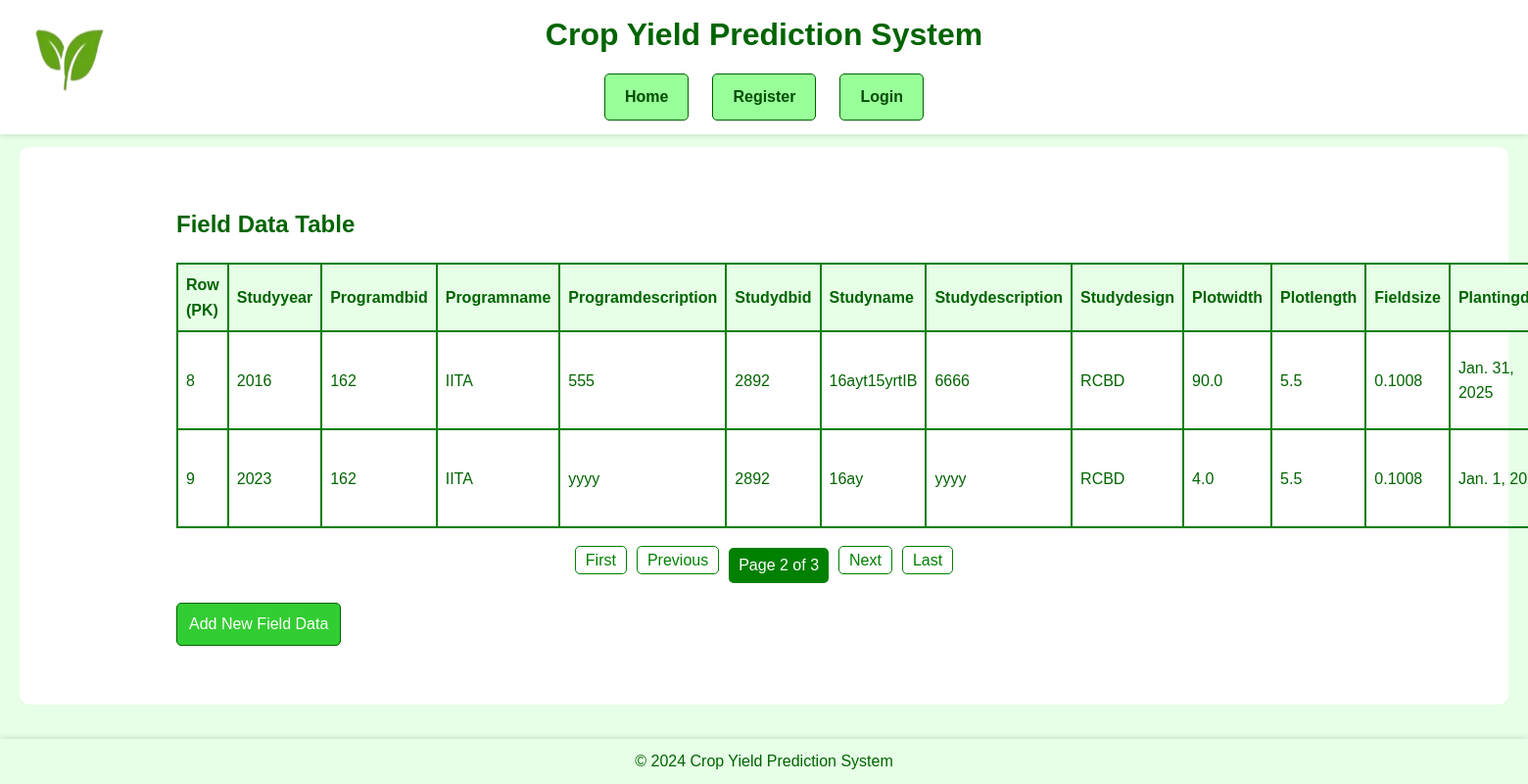
Screenshot of /table?page=2 (signed in) with the database file from the repository.
### django_nlp_integration/nlp_app/models.py (models this page shows, shortened)
class FieldData(models.Model):
    studyYear = models.IntegerField(default=0)
    programDbId = models.CharField(max_length=255, default='')
    programName = models.CharField(max_length=255, default='')
    programDescription = models.TextField(default='')
    studyDbId = models.CharField(max_length=255, default='')
    studyName = models.CharField(max_length=255, default='')
    studyDescription = models.TextField(default='')
    studyDesign = models.CharField(max_length=255, default='')
    plotWidth = models.FloatField(default=0.0)
    plotLength = models.FloatField(default=0.0)
    fieldSize = models.FloatField(default=0.0)
    plantingDate = models.DateField(default=date(2024, 1, 1))
    harvestDate = models.DateField(default=date(2024, 1, 1))
    locationDbId = models.CharField(max_length=255, default='')
    locationName = models.CharField(max_length=255, default='')
    germplasmDbId = models.CharField(max_length=255, default='')
    germplasmName = models.CharField(max_length=255, default='')
    germplasmSynonyms = models.CharField(max_length=255, blank=True, null=True, default='')
    observationLevel = models.CharField(max_length=255, default='')
    observationUnitDbId = models.CharField(max_length=255, default='')
    observationUnitName = models.CharField(max_length=255, default='')
    replicate = models.IntegerField(default=0)
    blockNumber = models.IntegerField(default=0)
    plotNumber = models.IntegerField(default=0)
    entryType = models.CharField(max_length=255, default='Unknown')
    boiled_storage_root_color = models.CharField(max_length=255, default='Unknown')
    cassava_anthractnose_disease_incidence_6_month = models.FloatField(default=0.0)
    cassava_anthractnose_disease_incidence_9_month = models.FloatField(default=0.0)
    cassava_anthractnose_disease_severity_6_month = models.FloatField(default=0.0)
    cassava_anthractnose_disease_severity_9_month = models.FloatField(default=0.0)
    cassava_bacterial_blight_incidence_3_month = models.FloatField(default=0.0)
    cassava_bacterial_blight_incidence_6_month = models.FloatField(default=0.0)
    cassava_bacterial_blight_severity_3_month = models.FloatField(default=0.0)
    cassava_bacterial_blight_severity_6_month = models.FloatField(default=0.0)
    cassava_green_mite_severity_first_evaluation = models.FloatField(default=0.0)
    cassava_green_mite_severity_second_evaluation = models.FloatField(default=0.0)
    cassava_mosaic_disease_incidence_1_month = models.FloatField(default=0.0)
    cassava_mosaic_disease_incidence_3_month = models.FloatField(default=0.0)
    cassava_mosaic_disease_incidence_6_month = models.FloatField(default=0.0)
    cassava_mosaic_disease_severity_1_month = models.FloatField(default=0.0)
    cassava_mosaic_disease_severity_3_month = models.FloatField(default=0.0)
    cassava_mosaic_disease_severity_6_month = models.FloatField(default=0.0)
    dry_matter_content_specific_gravity_method = models.FloatField(default=0.0)
    dry_matter_content_percentage = models.FloatField(default=0.0)
    ease_of_peeling_root_cortex_visual_rating = models.IntegerField(default=0)
    first_apical_branch_height_cm = models.FloatField(default=0.0)
    fresh_shoot_weight_kg_per_plot = models.FloatField(default=0.0)
    fresh_storage_root_weight_per_plot = models.FloatField(default=0.0)
    harvest_index_variable = models.FloatField(default=0.0)
    initial_vigor_assessment = models.IntegerField(default=0)
    number_of_planted_stakes_per_plot = models.IntegerField(default=0)
    plant_architecture_visual_rating = models.IntegerField(default=0)
    plant_stands_harvested_counting = models.IntegerField(default=0)
    poundability_assessment = models.IntegerField(default=0)
    proportion_lodged_plants_percentage = models.FloatField(default=0.0)
    root_neck_length_visual_rating = models.IntegerField(default=0)
    root_number_counting = models.IntegerField(default=0)
    rotted_storage_root_counting = models.IntegerField(default=0)
    specific_gravity = models.FloatField(default=0.0)
    sprout_count_nine_month = models.IntegerField(default=0)
    sprout_count_one_month = models.IntegerField(default=0)
    sprout_count_six_month = models.IntegerField(default=0)
    sprout_count_three_month = models.IntegerField(default=0)
    sprouting_proportion = models.FloatField(default=0.0)
    storage_root_cortex_color_visual_rating = models.IntegerField(default=0)
    storage_root_periderm_color_visual_rating = models.IntegerField(default=0)
    storage_root_pulp_color_visual_rating = models.IntegerField(default=0)
    storage_root_shape_visual_rating = models.IntegerField(default=0)
    storage_root_size_visual_rating = models.IntegerField(default=0)
    taste_of_boiled_root_rating = models.IntegerField(default=0)
    top_yield = models.FloatField(default=0.0)
    total_carotenoid_chart_1_8 = models.FloatField(default=0.0)
    total_carotenoid_iCheck_method = models.FloatField(default=0.0)

### django_nlp_integration/nlp_app/views.py (the view, shortened to what this page needs)
# urls.py: path('table', views.table, name='table'),
@login_required
def table(request):
    fielddata_list = FieldData.objects.all()
    fields = [field.name for field in FieldData._meta.fields if field.name != "id"]
    paginator = Paginator(fielddata_list, 2)  # Show 5 records per page
    page_number = request.GET.get("page")
    fielddata = paginator.get_page(page_number)
    if request.method == "POST" and "create" in request.POST:
        new_data = {field: request.POST.get(field, "") for field in fields}
        FieldData.objects.create(**new_data)
        return redirect("table")
    if request.method == "POST" and "delete" in request.POST:
        record_id = request.POST.get("id")
        FieldData.objects.filter(id=record_id).delete()
        return redirect("table")
    return render(request, "nlp_app/table.html", {"fielddata": fielddata, "fields": fields})

### django_nlp_integration/nlp_app/templatetags/custom_filters.py (called while the page is built)
@register.filter
def getattr_custom(obj, attr):
    return getattr(obj, attr, "")

### django_nlp_integration/nlp_app/templates/nlp_app/table.html (shortened to what this page needs)
{% extends 'base_generic.html' %}
{% block content %}
{% load custom_filters %}
<div class="container mt-4">
    <h2>Field Data Table</h2>
    <table class="table">
        <thead>
            <tr>
                <th>Row (PK)</th>
                {% for field in fields %}
                    <th>{{ field|title }}</th>
                {% endfor %}
            </tr>
        </thead>
        <tbody>
            {% for record in fielddata %}
            <tr>
                <td>{{ record.pk }}</td>
                {% for field in fields %}
                    <td data-pk="{{ record.pk }}" data-field="{{ field }}">
                        {{ record|getattr_custom:field }}
                    </td>
                {% endfor %}
            </tr>
            {% endfor %}
        </tbody>
    </table>
    <ul class="pagination">
        {% if fielddata.has_previous %}
            <li><a href="?page=1">First</a></li>
            <li><a href="?page={{ fielddata.previous_page_number }}">Previous</a></li>
        {% endif %}
        <li class="current">Page {{ fielddata.number }} of {{ fielddata.paginator.num_pages }}</li>
        {% if fielddata.has_next %}
            <li><a href="?page={{ fielddata.next_page_number }}">Next</a></li>
            <li><a href="?page={{ fielddata.paginator.num_pages }}">Last</a></li>
        {% endif %}
    </ul>
    <a class="btn btn-add" href="{% url 'fielddata_create' %}">Add New Field Data</a>
</div>
{% endblock %}

### static/css/global.css (style rules this page uses)
body { background-color: #f0fff0; color: #006400; font-family: 'Arial', sans-serif; margin: 0; padding: 0; line-height: 1.6; }
.container { max-width: 1200px; margin: 0 auto; padding: 20px; }
.btn { display: inline-block; padding: 8px 12px; background-color: #32cd32; color: white; text-align: center; text-decoration: none; border-radius: 5px; margin: 4px 2px; transition: background-color 0.3s ease, transform 0.2s ease; border: 1px solid #006400; }
.btn-add { display: block; width: fit-content; margin: 20px 0; }

### django_nlp_integration/nlp_app/templates/nlp_app/table.html (style rules this page uses)
table { border: 2px solid green; border-collapse: collapse; width: 100%; }
th, td { border: 2px solid green; padding: 8px; text-align: left; }
th { background-color: #e6ffe6; }
.pagination { margin-top: 20px; display: flex; justify-content: center; list-style: none; padding: 0; }
.pagination li { margin: 0 5px; }
.pagination a { text-decoration: none; padding: 5px 10px; border: 1px solid green; color: green; border-radius: 5px; }
.pagination .current { background-color: green; color: white; padding: 5px 10px; border-radius: 5px; }

### rows the page displays
FieldData: pk "8", fields "2016" "162" "IITA" "555" "2892" "16ayt15yrtIB" "6666" "RCBD" "90.0" "5.5" "0.1008" "Jan. 31, 2025"
FieldData: pk "9", fields "2023" "162" "IITA" "yyyy" "2892" "16ay" "yyyy" "RCBD" "4.0" "5.5" "0.1008" "Jan. 1,…"

### other values shown
{{ field|title }} "Studyyear" "Programdbid" "Programname" "Programdescription" "Studydbid" "Studyname" "Studydescription" "Studydesign" "Plotwidth" "Plotlength" "Fieldsize"
{{ fielddata.number }} "2"
{{ fielddata.paginator.num_pages }} "3"
